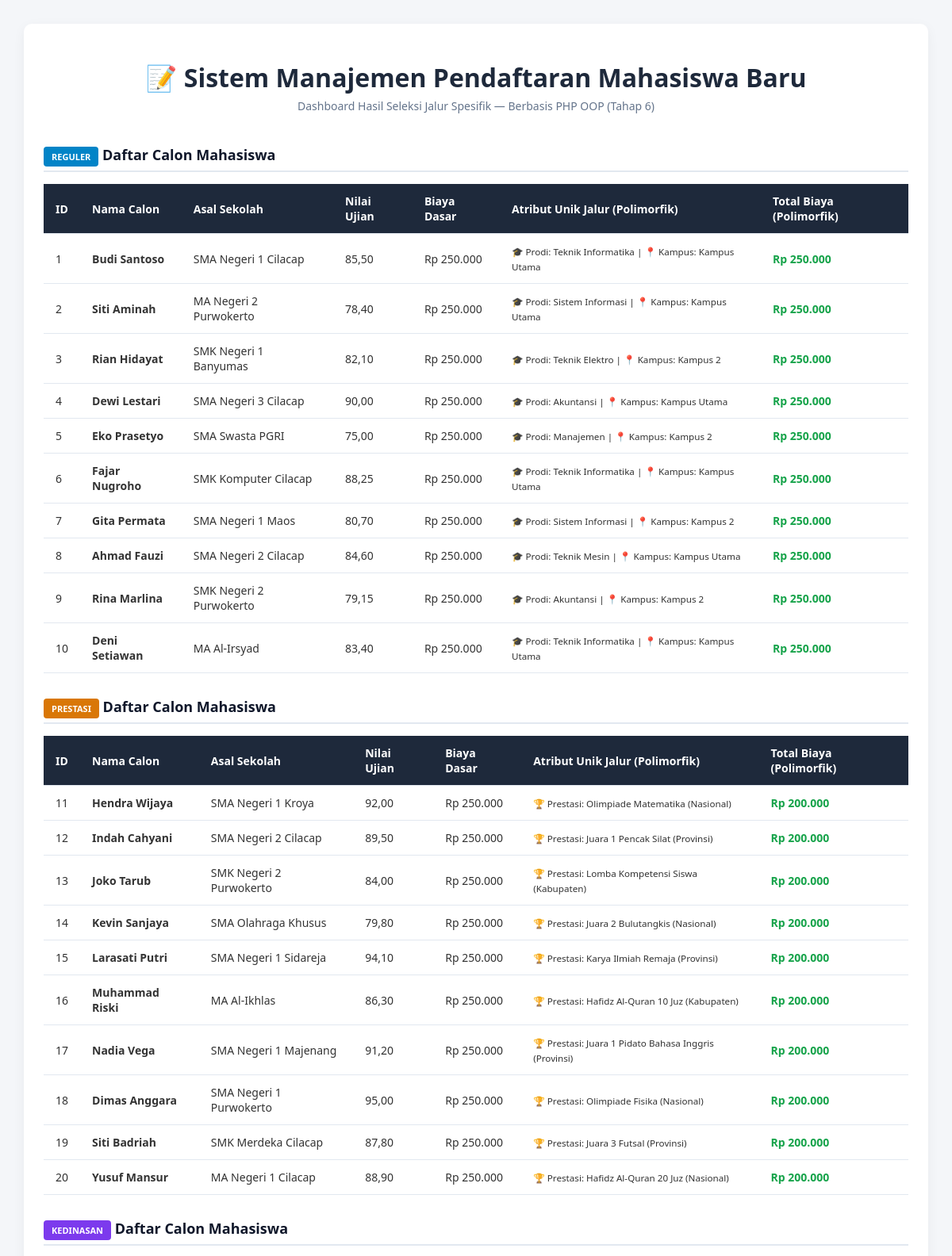
The page / (upper part) on the database its author committed.
### tables this page shows
CREATE TABLE `tabel_pendaftaran` (
  `id_pendaftaran` int NOT NULL,
  `nama_calon` varchar(100) NOT NULL,
  `asal_sekolah` varchar(100) NOT NULL,
  `nilai_ujian` decimal(5,2) NOT NULL,
  `biaya_pendaftaran_dasar` int NOT NULL,
  `jalur_pendaftaran` enum('Reguler','Prestasi','Kedinasan') NOT NULL,
  `pilihan_prodi` varchar(100) DEFAULT NULL,
  `lokasi_kampus` varchar(100) DEFAULT NULL,
  `jenis_prestasi` varchar(100) DEFAULT NULL,
  `tingkat_prestasi` varchar(50) DEFAULT NULL,
  `sk_ikatan_dinas` varchar(50) DEFAULT NULL,
  `instansi_sponsor` varchar(100) DEFAULT NULL
);

### database.php (called while the page is built, shortened)
<?php
class Database {
    private $host = "localhost";
    private $username = "root";
    private $password = "";
    private $db_name = "DB_SIMULASI_PBO_TI1D_IntanIndahCahyani";
    public function __construct() {
        $this->conn = new mysqli($this->host, $this->username, $this->password, $this->db_name);
    }
}

### PendaftaranReguler.php (called while the page is built, shortened)
<?php
require_once 'pendaftaran_induk.php';
class PendaftaranReguler extends Pendaftaran {
    private $pilihanProdi;
    private $lokasiKampus;
    public function __construct($id, $nama, $asal, $nilai, $biayaDasar, $prodi, $kampus) {
        $this->pilihanProdi = $prodi;
        $this->lokasiKampus = $kampus;
    }
    public function hitungTotalBiaya() {
        return $this->biayaPendaftaranDasar;
    }
    public function tampilkanInfoJalur() {
        return "🎓 Prodi: " . ($this->pilihanProdi ?? '-') . " | 📍 Kampus: " . ($this->lokasiKampus ?? '-');
    }
    public static function getDaftarReguler($db) {
        $query = "SELECT * FROM tabel_pendaftaran WHERE jalur_pendaftaran = 'Reguler'";
        $result = $db->conn->query($query);
        $daftar = [];
        if ($result && $result->num_rows > 0) {
            while ($row = $result->fetch_assoc()) {
                $daftar[] = new self(
                    $row['id_pendaftaran'],
                    $row['nama_calon'],
                    $row['asal_sekolah'],
                    $row['nilai_ujian'],
                    $row['biaya_pendaftaran_dasar'],
                    $row['pilihan_prodi'],
                    $row['lokasi_kampus']
                );
            }
        }
        return $daftar;
    }
}

### pendaftaran_induk.php (called while the page is built, shortened)
<?php
abstract class Pendaftaran {
    protected $id_pendaftaran;
    protected $nama_calon;
    protected $asal_sekolah;
    protected $nilai_ujian;
    protected $biayaPendaftaranDasar;
    public function __construct($id, $nama, $asal, $nilai, $biayaDasar) {
        $this->id_pendaftaran = $id;
        $this->nama_calon = $nama;
        $this->asal_sekolah = $asal;
        $this->nilai_ujian = $nilai;
        $this->biayaPendaftaranDasar = $biayaDasar;
    }
    public function getId() {
        return $this->id_pendaftaran;
    }
    public function getNama() {
        return $this->nama_calon;
    }
    public function getAsal() {
        return $this->asal_sekolah;
    }
    public function getNilai() {
        return $this->nilai_ujian;
    }
    public function getBiayaDasar() {
        return $this->biayaPendaftaranDasar;
    }
}

### PendaftaranPrestasi.php (called while the page is built, shortened)
<?php
require_once 'pendaftaran_induk.php';
class PendaftaranPrestasi extends Pendaftaran {
    private $jenisPrestasi;
    private $tingkatPrestasi;
    public function __construct($id, $nama, $asal, $nilai, $biayaDasar, $jenis, $tingkat) {
        $this->jenisPrestasi = $jenis;
        $this->tingkatPrestasi = $tingkat;
    }
    public function hitungTotalBiaya() {
        return $this->biayaPendaftaranDasar - 50000;
    }
    public function tampilkanInfoJalur() {
        return "🏆 Prestasi: " . ($this->jenisPrestasi ?? '-') . " (" . ($this->tingkatPrestasi ?? '-') . ")";
    }
    public static function getDaftarPrestasi($db) {
        $query = "SELECT * FROM tabel_pendaftaran WHERE jalur_pendaftaran = 'Prestasi'";
        $result = $db->conn->query($query);
        $daftar = [];
        if ($result && $result->num_rows > 0) {
            while ($row = $result->fetch_assoc()) {
                $daftar[] = new self(
                    $row['id_pendaftaran'],
                    $row['nama_calon'],
                    $row['asal_sekolah'],
                    $row['nilai_ujian'],
                    $row['biaya_pendaftaran_dasar'],
                    $row['jenis_prestasi'],
                    $row['tingkat_prestasi']
                );
            }
        }
        return $daftar;
    }
}

### index.php (the view, shortened to what this page needs)
<?php
require_once 'database.php';
require_once 'PendaftaranReguler.php';
require_once 'PendaftaranPrestasi.php';
$db = new Database();
$dataReguler = PendaftaranReguler::getDaftarReguler($db);
$dataPrestasi = PendaftaranPrestasi::getDaftarPrestasi($db);
?>
<!DOCTYPE html>
<html lang="id">
<head>
</head>
<body>
<div class="container">
    <h1>📝 Sistem Manajemen Pendaftaran Mahasiswa Baru</h1>
    <div class="subtitle">Dashboard Hasil Seleksi Jalur Spesifik — Berbasis PHP OOP (Tahap 6)</div>
    <h2><span class="badge bg-reg">Reguler</span> Daftar Calon Mahasiswa</h2>
    <table>
        <thead>
            <tr>
                <th>ID</th>
                <th>Nama Calon</th>
                <th>Asal Sekolah</th>
                <th>Nilai Ujian</th>
                <th>Biaya Dasar</th>
                <th>Atribut Unik Jalur (Polimorfik)</th>
                <th>Total Biaya (Polimorfik)</th>
            </tr>
        </thead>
        <tbody>
            <?php if (!empty($dataReguler)): ?>
                <?php foreach ($dataReguler as $mhs): ?>
                    <tr>
                        <td><?= $mhs->getId(); ?></td>
                        <td><strong><?= htmlspecialchars($mhs->getNama()); ?></strong></td>
                        <td><?= htmlspecialchars($mhs->getAsal()); ?></td>
                        <td><?= number_format($mhs->getNilai(), 2, ',', '.'); ?></td>
                        <td>Rp <?= number_format($mhs->getBiayaDasar(), 0, ',', '.'); ?></td>
                        <td><small><?= $mhs->tampilkanInfoJalur(); ?></small></td>
                        <td class="total-biaya">Rp <?= number_format($mhs->hitungTotalBiaya(), 0, ',', '.'); ?></td>
                    </tr>
                <?php endforeach; ?>
            <?php else: ?>
                <tr><td colspan="7" class="text-center">Tidak ada data pendaftar jalur reguler.</td></tr>
            <?php endif; ?>
        </tbody>
    </table>
    <h2><span class="badge bg-pres">Prestasi</span> Daftar Calon Mahasiswa</h2>
    <table>
        <thead>
            <tr>
                <th>ID</th>
                <th>Nama Calon</th>
                <th>Asal Sekolah</th>
                <th>Nilai Ujian</th>
                <th>Biaya Dasar</th>
                <th>Atribut Unik Jalur (Polimorfik)</th>
                <th>Total Biaya (Polimorfik)</th>
            </tr>
        </thead>
        <tbody>
            <?php if (!empty($dataPrestasi)): ?>
                <?php foreach ($dataPrestasi as $mhs): ?>
                    <tr>
                        <td><?= $mhs->getId(); ?></td>
                        <td><strong><?= htmlspecialchars($mhs->getNama()); ?></strong></td>
                        <td><?= htmlspecialchars($mhs->getAsal()); ?></td>
                        <td><?= number_format($mhs->getNilai(), 2, ',', '.'); ?></td>
                        <td>Rp <?= number_format($mhs->getBiayaDasar(), 0, ',', '.'); ?></td>
                        <td><small><?= $mhs->tampilkanInfoJalur(); ?></small></td>
                        <td class="total-biaya">Rp <?= number_format($mhs->hitungTotalBiaya(), 0, ',', '.'); ?></td>
                    </tr>
                <?php endforeach; ?>
            <?php else: ?>
                <tr><td colspan="7" class="text-center">Tidak ada data pendaftar jalur prestasi.</td></tr>
            <?php endif; ?>
        </tbody>
    </table>
    <h2><span class="badge bg-din">Kedinasan</span> Daftar Calon Mahasiswa</h2>
</div>
</body>
</html>

### index.php (style rules this page uses)
body { font-family: 'Segoe UI', Tahoma, Geneva, Verdana, sans-serif; background-color: #f4f6f9; margin: 0; padding: 30px; color: #333; }
.container { max-width: 1200px; margin: auto; background: white; padding: 25px; border-radius: 10px; box-shadow: 0 4px 15px rgba(0,0,0,0.05); }
h1 { text-align: center; color: #1e293b; margin-bottom: 5px; }
.subtitle { text-align: center; color: #64748b; margin-bottom: 40px; font-size: 14px; }
h2 { color: #0f172a; margin-top: 30px; border-bottom: 2px solid #e2e8f0; padding-bottom: 8px; font-size: 18px; }
table { width: 100%; border-collapse: collapse; margin-top: 15px; margin-bottom: 30px; background: #fff; }
th, td { padding: 12px 15px; text-align: left; border-bottom: 1px solid #e2e8f0; font-size: 14px; }
th { background-color: #1e293b; color: white; font-weight: 600; }
.badge { padding: 5px 10px; border-radius: 4px; font-size: 11px; font-weight: bold; color: white; text-transform: uppercase; }
.bg-reg { background-color: #0284c7; }
.bg-pres { background-color: #d97706; }
.bg-din { background-color: #7c3aed; }
.total-biaya { font-weight: bold; color: #16a34a; }

### rows shown on the page
tabel_pendaftaran: id_pendaftaran "1", nama_calon "Budi Santoso", asal_sekolah "SMA Negeri 1 Cilacap", nilai_ujian "85,50", biaya_pendaftaran_dasar "250.000", $mhs->tampilkanInfoJalur() "🎓 Prodi: Teknik Informatika | 📍 Kampus: Kampus Utama"
tabel_pendaftaran: id_pendaftaran "2", nama_calon "Siti Aminah", asal_sekolah "MA Negeri 2 Purwokerto", nilai_ujian "78,40", biaya_pendaftaran_dasar "250.000", $mhs->tampilkanInfoJalur() "🎓 Prodi: Sistem Informasi | 📍 Kampus: Kampus Utama"
tabel_pendaftaran: id_pendaftaran "3", nama_calon "Rian Hidayat", asal_sekolah "SMK Negeri 1 Banyumas", nilai_ujian "82,10", biaya_pendaftaran_dasar "250.000", $mhs->tampilkanInfoJalur() "🎓 Prodi: Teknik Elektro | 📍 Kampus: Kampus 2"
tabel_pendaftaran: id_pendaftaran "4", nama_calon "Dewi Lestari", asal_sekolah "SMA Negeri 3 Cilacap", nilai_ujian "90,00", biaya_pendaftaran_dasar "250.000", $mhs->tampilkanInfoJalur() "🎓 Prodi: Akuntansi | 📍 Kampus: Kampus Utama"
tabel_pendaftaran: id_pendaftaran "5", nama_calon "Eko Prasetyo", asal_sekolah "SMA Swasta PGRI", nilai_ujian "75,00", biaya_pendaftaran_dasar "250.000", $mhs->tampilkanInfoJalur() "🎓 Prodi: Manajemen | 📍 Kampus: Kampus 2"
tabel_pendaftaran: id_pendaftaran "6", nama_calon "Fajar Nugroho", asal_sekolah "SMK Komputer Cilacap", nilai_ujian "88,25", biaya_pendaftaran_dasar "250.000", $mhs->tampilkanInfoJalur() "🎓 Prodi: Teknik Informatika | 📍 Kampus: Kampus Utama"
tabel_pendaftaran: id_pendaftaran "7", nama_calon "Gita Permata", asal_sekolah "SMA Negeri 1 Maos", nilai_ujian "80,70", biaya_pendaftaran_dasar "250.000", $mhs->tampilkanInfoJalur() "🎓 Prodi: Sistem Informasi | 📍 Kampus: Kampus 2"
tabel_pendaftaran: id_pendaftaran "8", nama_calon "Ahmad Fauzi", asal_sekolah "SMA Negeri 2 Cilacap", nilai_ujian "84,60", biaya_pendaftaran_dasar "250.000", $mhs->tampilkanInfoJalur() "🎓 Prodi: Teknik Mesin | 📍 Kampus: Kampus Utama"
tabel_pendaftaran: id_pendaftaran "9", nama_calon "Rina Marlina", asal_sekolah "SMK Negeri 2 Purwokerto", nilai_ujian "79,15", biaya_pendaftaran_dasar "250.000", $mhs->tampilkanInfoJalur() "🎓 Prodi: Akuntansi | 📍 Kampus: Kampus 2"
tabel_pendaftaran: id_pendaftaran "10", nama_calon "Deni Setiawan", asal_sekolah "MA Al-Irsyad", nilai_ujian "83,40", biaya_pendaftaran_dasar "250.000", $mhs->tampilkanInfoJalur() "🎓 Prodi: Teknik Informatika | 📍 Kampus: Kampus Utama"
tabel_pendaftaran: id_pendaftaran "11", nama_calon "Hendra Wijaya", asal_sekolah "SMA Negeri 1 Kroya", nilai_ujian "92,00", biaya_pendaftaran_dasar "250.000", $mhs->tampilkanInfoJalur() "🏆 Prestasi: Olimpiade Matematika (Nasional)", biaya_pendaftaran_dasar "200.000"
tabel_pendaftaran: id_pendaftaran "12", nama_calon "Indah Cahyani", asal_sekolah "SMA Negeri 2 Cilacap", nilai_ujian "89,50", biaya_pendaftaran_dasar "250.000", $mhs->tampilkanInfoJalur() "🏆 Prestasi: Juara 1 Pencak Silat (Provinsi)", biaya_pendaftaran_dasar "200.000"
tabel_pendaftaran: id_pendaftaran "13", nama_calon "Joko Tarub", asal_sekolah "SMK Negeri 2 Purwokerto", nilai_ujian "84,00", biaya_pendaftaran_dasar "250.000", $mhs->tampilkanInfoJalur() "🏆 Prestasi: Lomba Kompetensi Siswa (Kabupaten)", biaya_pendaftaran_dasar "200.000"
tabel_pendaftaran: id_pendaftaran "14", nama_calon "Kevin Sanjaya", asal_sekolah "SMA Olahraga Khusus", nilai_ujian "79,80", biaya_pendaftaran_dasar "250.000", $mhs->tampilkanInfoJalur() "🏆 Prestasi: Juara 2 Bulutangkis (Nasional)", biaya_pendaftaran_dasar "200.000"
tabel_pendaftaran: id_pendaftaran "15", nama_calon "Larasati Putri", asal_sekolah "SMA Negeri 1 Sidareja", nilai_ujian "94,10", biaya_pendaftaran_dasar "250.000", $mhs->tampilkanInfoJalur() "🏆 Prestasi: Karya Ilmiah Remaja (Provinsi)", biaya_pendaftaran_dasar "200.000"
tabel_pendaftaran: id_pendaftaran "16", nama_calon "Muhammad Riski", asal_sekolah "MA Al-Ikhlas", nilai_ujian "86,30", biaya_pendaftaran_dasar "250.000", $mhs->tampilkanInfoJalur() "🏆 Prestasi: Hafidz Al-Quran 10 Juz (Kabupaten)", biaya_pendaftaran_dasar "200.000"
tabel_pendaftaran: id_pendaftaran "17", nama_calon "Nadia Vega", asal_sekolah "SMA Negeri 1 Majenang", nilai_ujian "91,20", biaya_pendaftaran_dasar "250.000", $mhs->tampilkanInfoJalur() "🏆 Prestasi: Juara 1 Pidato Bahasa Inggris (Provinsi)", biaya_pendaftaran_dasar "200.000"
tabel_pendaftaran: id_pendaftaran "18", nama_calon "Dimas Anggara", asal_sekolah "SMA Negeri 1 Purwokerto", nilai_ujian "95,00", biaya_pendaftaran_dasar "250.000", $mhs->tampilkanInfoJalur() "🏆 Prestasi: Olimpiade Fisika (Nasional)", biaya_pendaftaran_dasar "200.000"
tabel_pendaftaran: id_pendaftaran "19", nama_calon "Siti Badriah", asal_sekolah "SMK Merdeka Cilacap", nilai_ujian "87,80", biaya_pendaftaran_dasar "250.000", $mhs->tampilkanInfoJalur() "🏆 Prestasi: Juara 3 Futsal (Provinsi)", biaya_pendaftaran_dasar "200.000"
tabel_pendaftaran: id_pendaftaran "20", nama_calon "Yusuf Mansur", asal_sekolah "MA Negeri 1 Cilacap", nilai_ujian "88,90", biaya_pendaftaran_dasar "250.000", $mhs->tampilkanInfoJalur() "🏆 Prestasi: Hafidz Al-Quran 20 Juz (Nasional)", biaya_pendaftaran_dasar "200.000"
